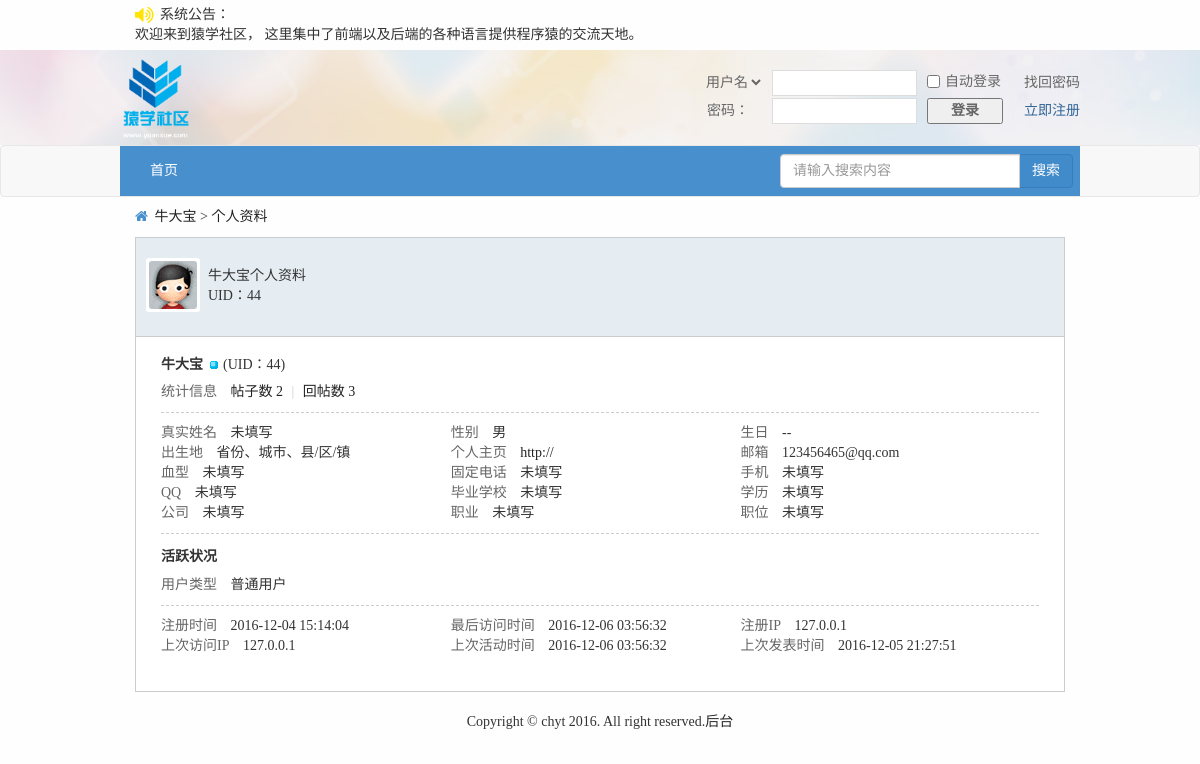
Screenshot of /userProfile.php?uid=44 with the database file from the repository.
### tables this page shows
CREATE TABLE IF NOT EXISTS `notice` (
  `nid` int(11) NOT NULL AUTO_INCREMENT COMMENT '序号',
  `noticeContent` varchar(200) NOT NULL COMMENT '公告内容',
  PRIMARY KEY (`nid`)
);

CREATE TABLE IF NOT EXISTS `user` (
  `id` int(20) NOT NULL AUTO_INCREMENT COMMENT '唯一标识符',
  `name` varchar(200) NOT NULL COMMENT '用户名称',
  `psw` varchar(200) NOT NULL COMMENT '用户密码',
  `sex` varchar(200) NOT NULL DEFAULT '未填写' COMMENT '用户性别',
  `email` varchar(200) NOT NULL COMMENT '邮箱地址',
  `qq` varchar(200) NOT NULL DEFAULT '未填写' COMMENT '用户qq',
  `photo` varchar(200) NOT NULL COMMENT '用户头像',
  `userType` int(11) NOT NULL DEFAULT '0' COMMENT '用户类型',
  `reallyName` varchar(200) NOT NULL DEFAULT '未填写' COMMENT '用户真实姓名',
  `birthday` varchar(200) NOT NULL DEFAULT '未填写' COMMENT '用户生日',
  `homeplace` varchar(200) NOT NULL DEFAULT '未填写' COMMENT '用户出生地',
  `bloodType` varchar(200) NOT NULL DEFAULT '未填写' COMMENT '用户血型',
  `fixedTel` varchar(200) NOT NULL DEFAULT '未填写' COMMENT '用户固定电话',
  `phone` varchar(200) NOT NULL DEFAULT '未填写' COMMENT '用户电话',
  `website` varchar(200) NOT NULL DEFAULT 'http://' COMMENT '用户主页',
  `school` varchar(200) NOT NULL DEFAULT '未填写' COMMENT '用户毕业学校',
  `degree` varchar(200) NOT NULL DEFAULT '未填写' COMMENT '用户学历',
  `company` varchar(200) NOT NULL DEFAULT '未填写' COMMENT '用户公司',
  `profession` varchar(200) NOT NULL DEFAULT '未填写' COMMENT '用户职业',
  `job` varchar(200) NOT NULL DEFAULT '未填写' COMMENT '用户职位',
  `income` varchar(200) NOT NULL DEFAULT '未填写' COMMENT '用户年收入',
  `registerTime` datetime NOT NULL COMMENT '注册时间',
  `lastLogin` datetime NOT NULL COMMENT '最后一次登录时间',
  `userStatus` int(11) NOT NULL DEFAULT '0' COMMENT '用户是否需要验证状态',
  `isForbid` int(11) NOT NULL DEFAULT '0' COMMENT '是否禁止',
  `loginTimes` int(11) NOT NULL DEFAULT '1' COMMENT '登陆次数',
  PRIMARY KEY (`id`)
);

CREATE TABLE IF NOT EXISTS `post` (
  `postId` int(11) NOT NULL AUTO_INCREMENT COMMENT '帖子id',
  `postTitle` varchar(200) NOT NULL COMMENT '帖子标题',
  `postContent` varchar(2000) NOT NULL COMMENT '帖子内容',
  `postTime` datetime NOT NULL COMMENT '发帖时间',
  `tsmoduleId` int(11) NOT NULL COMMENT '所属子版块的id',
  `times` int(11) NOT NULL COMMENT '浏览次数',
  `postuid` int(11) NOT NULL COMMENT '发帖人id',
  `isTop` int(11) NOT NULL DEFAULT '0' COMMENT '是否置顶',
  `isBoutique` int(11) NOT NULL DEFAULT '0' COMMENT '是否加精',
  `postStatus` int(11) NOT NULL DEFAULT '0' COMMENT '帖子是否需要验证状态，默认0无需验证',
  `updateTime` datetime NOT NULL COMMENT '当前条帖子有回复就更新',
  `isShield` int(11) NOT NULL DEFAULT '0' COMMENT '是否屏蔽',
  PRIMARY KEY (`postId`)
);

### inc/mysql.func.php (called while the page is built, shortened)
<?php
    function execute($link, $sql){
        $result = mysqli_query($link, $sql);
        return $result;
    }
    function nums($link, $sql){
        return mysqli_num_rows(execute($link, $sql));
    }
    function fetch_array($result){
        return mysqli_fetch_assoc($result);
    }
?>

### inc/global.func.php (called while the page is built, shortened)
<?php
    function login_state($link){
        if (isset($_COOKIE['bs']['userName']) && isset($_COOKIE['bs']['psw'])){
            $sql = "select * from user where name='{$_COOKIE['bs']['userName']}' and psw='{$_COOKIE['bs']['psw']}'";
            $result = execute($link, $sql);
            if (mysqli_num_rows($result) == 1) {
                $data = fetch_array($result);
                return $data['id'];
            }else{
                return false;
            }
        }else {
            return false;
        }
    }
?>

### userProfile.php (the view, shortened to what this page needs)
<!DOCTYPE html>
<html lang="en">
<head>
    <link rel="stylesheet" href="font/css/font-awesome.min.css">
    <link rel="stylesheet" href="css/bootstrap/css/bootstrap.min.css">
    <link rel="stylesheet" href="css/common.css">
    <link rel="stylesheet" href="css/profile.css">
</head>
<?php
    $link = connect();
    $sql_n = "select * from notice where nid=1";
    $data_n = fetch_array(execute($link, $sql_n));
    $nc = $data_n["noticeContent"];
    $member_id = login_state($link);
    include_once "inc/handlerLogin.php";
    $sql_sel = "select * from user where id={$_GET['uid']}";
    $result_sel = execute($link, $sql_sel);
    $data = fetch_array($result_sel);
    $sql_total = "select * from post where postuid={$_GET['uid']} ORDER BY postId DESC";
    $data_post = fetch_array(execute($link, $sql_total));
    $count = nums($link, $sql_total);
    $sql_reply_total = "select * from reply where ruid={$_GET['uid']}";
    $reply_count = nums($link, $sql_reply_total);
    $upicurl = "";
    if(!empty($data['photo'])){
        $upicurl = $data['photo'];
    }else{
        $upicurl = "img/noavatar_small.gif";
    }
?>
<body>
<?php include_once "inc/header.inc.php"?>
<?php include_once "inc/nav.inc.php"?>
<div id="position">
    <div class="container">
        <i class="fa fa-home"></i>
        <a href="userprofile.php?uid=<?php echo $data['id'];?>"><?php echo $data['name'];?></a>
        >
        <a href="#">个人资料</a>
    </div>
</div>
<div id="profile">
    <div class="container">
        <div class="profile-h">
            <a href="userProfile.php?uid=<?php echo $data['id'];?>"><img src="<?php echo $upicurl;?>" width="48" height="48"></a>
            <div class="info">
                <?php echo $data['name']?>个人资料<br>
                UID：<?php echo $data['id']?>
            </div>
        </div>
        <div class="person-info">
            <div class="block">
                <h2 class="mbn"><?php echo $data['name']?> <img src="img/ol.gif" alt=""> <span class="xw0">(UID：<?php echo $data['id']?>)</span></h2>
                <ul class="pbm">
                    <li>
                        <em class="xg2">统计信息</em>
                        <a href="userPost.php?uid=<?php echo $data['id'];?>">帖子数 <?php echo $count;?></a>
                        <span class="pipe">|</span>
                        <a href="userReply.php?uid=<?php echo $_GET['uid'];?>">回帖数 <?php echo $reply_count;?></a>
                    </li>
                </ul>
                <ul class="pbm pf_l">
                    <li>
                        <em class="xg2">真实姓名</em>
                        <?php echo $data['reallyName']?>
                    </li>
                    <li>
                        <em class="xg2">性别</em>
                        <?php echo $data['sex']?>
                    </li>
                    <li>
                        <em class="xg2">生日</em>
                        <?php echo $data['birthday']?>
                    </li>
                    <li>
                        <em class="xg2">出生地</em>
                        <?php echo $data['homeplace']?>
                    </li>
                    <li>
                        <em class="xg2">个人主页</em>
                        <a href="#"><?php echo $data['website']?></a>
                    </li>
                    <li>
                        <em class="xg2">邮箱</em>
                        <?php echo $data['email']?>
                    </li>
                    <li>
                        <em class="xg2">血型</em>
                        <?php echo $data['bloodType']?>
                    </li>
                    <li>
                        <em class="xg2">固定电话</em>
                        <?php echo $data['fixedTel']?>
                    </li>
                    <li>
                        <em class="xg2">手机</em>
                        <?php echo $data['phone']?>
                    </li>
                    <li>
                        <em class="xg2">QQ</em>
                        <?php echo $data['qq']?>
                    </li>
                    <li>
                        <em class="xg2">毕业学校</em>
                        <?php echo $data['school']?>
                    </li>
                    <li>
                        <em class="xg2">学历</em>
                        <?php echo $data['degree']?>
                    </li>
                    <li>
                        <em class="xg2">公司</em>
                        <?php echo $data['company']?>
                    </li>
                    <li>
                        <em class="xg2">职业</em>
                        <?php echo $data['profession']?>
                    </li>
                    <li>
                        <em class="xg2">职位</em>
                        <?php echo $data['job']?>
                    </li>
                </ul>
            </div>
            <div class="block">
                <h2 class="mbn">活跃状况</h2>
                <ul class="pbm">
                    <li>
                        <em class="xg2">用户类型</em>
                        普通用户
                    </li>
                </ul>
                <ul class="pbm pf_l" style="border-bottom: none;">
                    <li>
                        <em class="xg2">注册时间</em>
                        <?php echo $data['registerTime']?>
                    </li>
                    <li>
                        <em class="xg2">最后访问时间</em>
                        <?php echo $data['lastLogin']?>
                    </li>
                    <li>
                        <em class="xg2">注册IP</em>
                        <?php echo $_SERVER['REMOTE_ADDR'];?>
                    </li>
                    <li>
                        <em class="xg2">上次访问IP</em>
                        <?php echo $_SERVER['REMOTE_ADDR'];?>
                    </li>
                    <li>
                        <em class="xg2">上次活动时间</em>
                        <?php echo $data['lastLogin']?>
                    </li>
                    <li>
                        <em class="xg2">上次发表时间</em>
                        <?php echo $data_post['postTime'];?>
                    </li>
                </ul>
            </div>
        </div>
    </div>
</div>
<?php include_once "inc/footer.inc.php"?>
</body>
</html>

### inc/header.inc.php
<?php
if(!empty($nc)){
    echo "<div class='notice'>
            <div class='container'>
                <p><i class='fa fa-volume-up'></i></p><p style='margin-left: 25px;'>系统公告：</p>
                <marquee direction='left' width='830' scrollamount='2'>{$nc}</marquee>
            </div>
          </div>" ;
}
?>
<div id="header">
    <div class="container" style="width: 960px;padding: 0;">
        <div class="logo"><a href="index.php"><img src="img/logo.png" height="85"></a></div>
        <div class="info">
            <?php
                $img_url = null;
                if (isset($member_id) && $member_id) {
                    $sql_photo = "select photo from user where id={$member_id}";
                    $member_result = execute($link, $sql_photo);
                    $res_photo = fetch_array($member_result);
                    if ($res_photo['photo'] != '') {
                        $img_url = $res_photo['photo'];
                    }else{
                        $img_url = 'img/noavatar_small.gif';
                    }
                }else{
                    $img_url = 'img/noavatar_small.gif';
                }
                if(isset($member_id) && $member_id){
                    $sql_info = "select * from user where id='{$member_id}'";
                    $res_info = fetch_array(execute($link, $sql_info));
                    $html = <<<EOT
                        <ul>
                            <li class="person"><a href="profile.php"><strong>{$res_info['name']}</strong></a></li>|
                            <li><a href="myPost.php">我的帖子</a></li> |
                            <li><a href="setProfile.php">设置</a></li> |
                            <li><a class="logout" href="#">退出</a></li>
                            <li class="headpic"><a href="profile.php"><img src="{$img_url}" width="48" height="48"></a></li>
                        </ul>
EOT;
                    echo $html;
                }else{
                    $html = <<<EOT
                        <form method="post" id="info-form">
                            <div class="info-wrap">
                                <table cellspacing="0" cellpadding="0">
                                    <tr>
                                        <td style="text-align: left; width: 70px;">
                                            <select name="" id="sel">
                                                <option value="">用户名</option>
                                                <option value="">email</option>
                                            </select>
                                        </td>
                                        <td><input type="text" name="user" id="user"></td>
                                        <td style="padding-right: 10px;border-right: 1px solid #eee;"><label for="auto-login"><input type="checkbox" name="" id="auto-login">自动登录</label></td>
                                        <td style="padding-left: 10px;"><a href="#" style="color: #666;">找回密码</a></td>
                                    </tr>
                                    <tr>
                                        <td style="text-align: left;text-indent: 5px;">密码：</td>
                                        <td><input type="password" name="psw" id="psw"></td>
                                        <td style="padding-right: 10px;border-right: 1px solid #eee;"><button type="submit" name="sublogin" id="sub-btn">登录</button></td>
                                        <td style="padding-left: 10px;"><a href="register.php" id="login">立即注册</a></td>
                                    </tr>
                                </table>
                            </div>
                        </form>
EOT;
                    echo $html;
                }
            ?>
        </div>
    </div>
</div>

### css/common.css (style rules this page uses)
html, body, div, ul, li, h1, h2, h3, h4, h5, h6, p, dl, dt, dd, ol, form, input, textarea, th, td, select { margin: 0; padding: 0; }
* { box-sizing: border-box; }
html, body { min-height: 100%; }
body { font-family: "Microsoft YaHei"; font-size:14px; color:#333; background-color: #f2f9fd; }
h1, h2, h3, h4, h5, h6 { font-weight:normal; }
ul,ol { list-style: none; }
img { border: none; vertical-align: middle; }
a { text-decoration: none; color: #232323; }
table { border-collapse: collapse; table-layout: fixed; }
input, textarea { outline: none; border: none; }
body { background: #fefefe; }
.container { width: 960px; }
#header { height:95px; font-size: 14px; color: #666; background: url("../img/eyoung_bg.jpg") repeat-x 50% 0; }
#header .container { height: 95px; }
#header .container .logo { float: left; height: 95px; text-align: center; line-height: 95px; }
#header .container .info { float: right; height: 56px; margin-top: 18px; }
#header .container #info-form { height: 56px; }
#header .container #info-form .info-wrap { height: 56px; }
#header .container #info-form .info-wrap table { height: 56px; }
#header .container #info-form .info-wrap table input { outline: none; padding: 2px 4px; border: 1px solid #ddd; }
#header .container #info-form .info-wrap table label { color: #666; font-weight: normal; }
#sel { border: none; background: transparent; }
#user,#psw { width: 145px; margin-right: 10px; }
#auto-login { width: 13px; height:13px; position: relative; top: 2px; margin-right: 5px; color: #666; }
#sub-btn { width: 76px; font-weight: 600; }
#login { color: #369; }
.pipe { margin: 0 5px; color: #ccc; }
#position { height: 20px; line-height: 20px; margin-top: 10px; }
#position .container { line-height: 20px; }
#position .container i { font-size: 14px; color: #488FCE; margin-right: 3px; }
.notice { padding: 5px 0; }
.notice p { display: inline; }
i.fa.fa-volume-up { font-size: 20px; margin-right:5px; position: absolute; top: 5px; color: #FFE302; }

### css/profile.css (style rules this page uses)
#profile { margin-top: 10px; }
#profile .profile-h { height: 100px; padding-top: 10px; padding-left: 10px; border: 1px solid #CCC; background: #E5EDF2; }
#profile .profile-h a { display: inline-block; padding: 3px; background-color: #fff; border-radius: 3px; margin-top: 10px; float: left; }
#profile .profile-h a img { border-radius: 3px; }
#profile .profile-h .info { float: left; margin-top: 18px; margin-left: 8px; }
#profile .person-info { background-color: #fff; padding-top: 20px; padding-left: 25px; padding-bottom: 10px; padding-right: 25px; border: 1px solid #CCC; border-top: none; }
#profile .person-info .block { margin-bottom: 15px; }
#profile .person-info .block .mbn { font-size:14px; font-weight: 600; }
.xw0 { font-weight: 400; }
.pbm { padding-bottom: 10px; margin-top: 10px; border-bottom: 1px dashed #ccc; }
em { font-style: normal; }
.xg2 { color: #666; margin-right: 10px; }
.pipe { margin: 0 5px; color: #CCC; }
.pf_l { overflow: hidden; }
.pf_l li { float: left; width: 33%; }

### rows the page displays
notice: noticeContent "欢迎来到猿学社区， 这里集中了前端以及后端的各种语言提供程序猿的交流天地。"
user: name "牛大宝", id "44", reallyName "未填写", sex "男", birthday "--", homeplace "省份、城市、县/区/镇", website "http://", email "123456465@qq.com", bloodType "未填写", fixedTel "未填写", phone "未填写", qq "未填写", school "未填写", degree "未填写", company "未填写", profession "未填写", job "未填写", registerTime "2016-12-04 15:14:04", lastLogin "2016-12-06 03:56:32"
post: postTime "2016-12-05 21:27:51"

### other values shown
$count "2"
$reply_count "3"
$_SERVER['REMOTE_ADDR'] "127.0.0.1"
